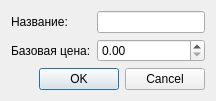
<?xml version="1.0" encoding="UTF-8"?>
<ui version="4.0">
 <class>VenuesDialog</class>
 <widget class="QDialog" name="VenuesDialog">
  <property name="windowTitle">
   <string>Площадка</string>
  </property>
  <layout class="QFormLayout" name="formLayout">
   <item row="0" column="0">
    <widget class="QLabel" name="labelName">
     <property name="text">
      <string>Название:</string>
     </property>
    </widget>
   </item>
   <item row="0" column="1">
    <widget class="QLineEdit" name="lineEditName"/>
   </item>
   <item row="1" column="0">
    <widget class="QLabel" name="labelPrice">
     <property name="text">
      <string>Базовая цена:</string>
     </property>
    </widget>
   </item>
   <item row="1" column="1">
    <widget class="QDoubleSpinBox" name="doubleSpinBoxPrice">
     <property name="decimals">
      <number>2</number>
     </property>
     <property name="maximum">
      <double>999999999.99</double>
     </property>
    </widget>
   </item>
   <item row="2" column="0" colspan="2">
    <widget class="QDialogButtonBox" name="buttonBox">
     <property name="standardButtons">
      <set>QDialogButtonBox::Cancel|QDialogButtonBox::Ok</set>
     </property>
    </widget>
   </item>
  </layout>
 </widget>
</ui>
